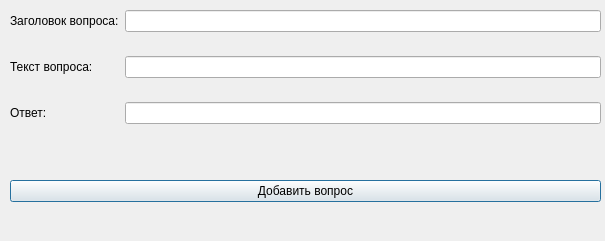
<?xml version="1.0" encoding="UTF-8"?>
<ui version="4.0">
 <class>DialogShortAnswer</class>
 <widget class="QDialog" name="DialogShortAnswer">
  <property name="geometry">
   <rect>
    <x>0</x>
    <y>0</y>
    <width>605</width>
    <height>241</height>
   </rect>
  </property>
  <property name="windowTitle">
   <string>Короткий ответ</string>
  </property>
  <widget class="QWidget" name="formLayoutWidget">
   <property name="geometry">
    <rect>
     <x>10</x>
     <y>10</y>
     <width>591</width>
     <height>161</height>
    </rect>
   </property>
   <layout class="QFormLayout" name="formLayout">
    <property name="sizeConstraint">
     <enum>QLayout::SetMaximumSize</enum>
    </property>
    <property name="fieldGrowthPolicy">
     <enum>QFormLayout::ExpandingFieldsGrow</enum>
    </property>
    <property name="verticalSpacing">
     <number>24</number>
    </property>
    <item row="0" column="0">
     <widget class="QLabel" name="label">
      <property name="text">
       <string>Заголовок вопроса:</string>
      </property>
     </widget>
    </item>
    <item row="0" column="1">
     <widget class="QLineEdit" name="lineEdit"/>
    </item>
    <item row="1" column="0">
     <widget class="QLabel" name="label_2">
      <property name="text">
       <string>Текст вопроса:</string>
      </property>
     </widget>
    </item>
    <item row="1" column="1">
     <widget class="QLineEdit" name="lineEdit_2"/>
    </item>
    <item row="2" column="0">
     <widget class="QLabel" name="label_3">
      <property name="text">
       <string>Ответ:</string>
      </property>
     </widget>
    </item>
    <item row="2" column="1">
     <widget class="QLineEdit" name="lineEdit_3"/>
    </item>
   </layout>
  </widget>
  <widget class="QWidget" name="verticalLayoutWidget">
   <property name="geometry">
    <rect>
     <x>10</x>
     <y>180</y>
     <width>591</width>
     <height>51</height>
    </rect>
   </property>
   <layout class="QVBoxLayout" name="verticalLayout">
    <property name="sizeConstraint">
     <enum>QLayout::SetMaximumSize</enum>
    </property>
    <item>
     <widget class="QPushButton" name="pushButton">
      <property name="text">
       <string>Добавить вопрос</string>
      </property>
     </widget>
    </item>
   </layout>
  </widget>
 </widget>
 <resources/>
 <connections/>
</ui>
